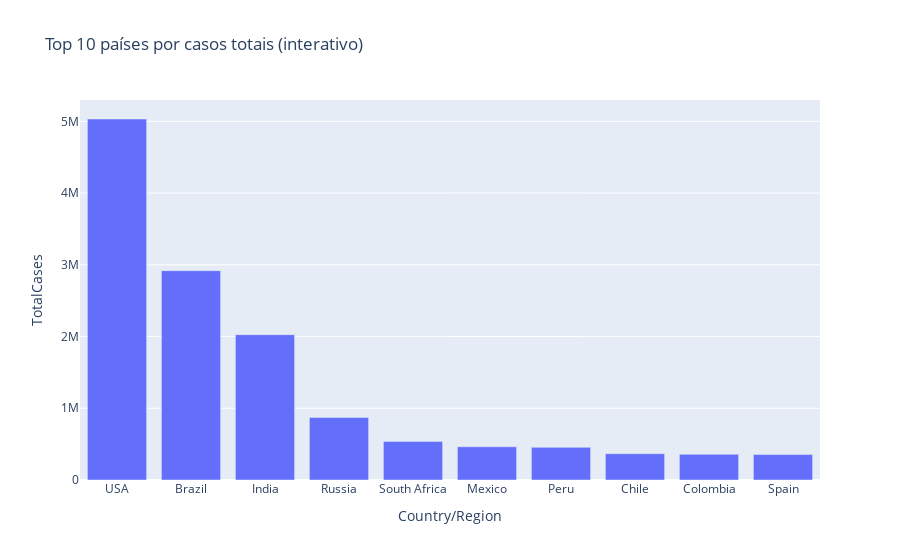

Here is the notebook cell this chart was saved with:
### Code cell
# Top 10 países
if "TotalCases" in df_world.columns:
    top10 = df_world.sort_values("TotalCases", ascending=False).head(10)
    fig = px.bar(top10, x="Country/Region", y="TotalCases",
                 title="Top 10 países por casos totais (interativo)")
    fig.show() 

# Série temporal global de novos casos
if "date" in df_day.columns and "new_cases" in df_day.columns:
    df_day["date"] = pd.to_datetime(df_day["date"])

    fig = px.line(df_day, x="date", y="new_cases",
                  title="Novos casos globais por dia")
    fig.show()

### Figure 1 — Plotly figure (JSON) as saved in the notebook; plotly's stock layout.template omitted (floating-point values rounded to 4 significant figures)
{"data": [{"hovertemplate": "Country/Region=%{x}<br>TotalCases=%{y}<extra></extra>", "legendgroup": "", "marker": {"color": "#636efa", "pattern": {"shape": ""}}, "name": "", "orientation": "v", "showlegend": false, "textposition": "auto", "type": "bar", "x": ["USA", "Brazil", "India", "Russia", "South Africa", "Mexico", "Peru", "Chile", "Colombia", "Spain"], "xaxis": "x", "y": [5032179, 2917562, 2025409, 871894, 538184, 462690, 455409, 366671, 357710, 354530], "yaxis": "y"}], "layout": {"barmode": "relative", "legend": {"tracegroupgap": 0}, "title": {"text": "Top 10 países por casos totais (interativo)"}, "xaxis": {"anchor": "y", "domain": [0, 1], "title": {"text": "Country/Region"}}, "yaxis": {"anchor": "x", "domain": [0, 1], "title": {"text": "TotalCases"}}}}
